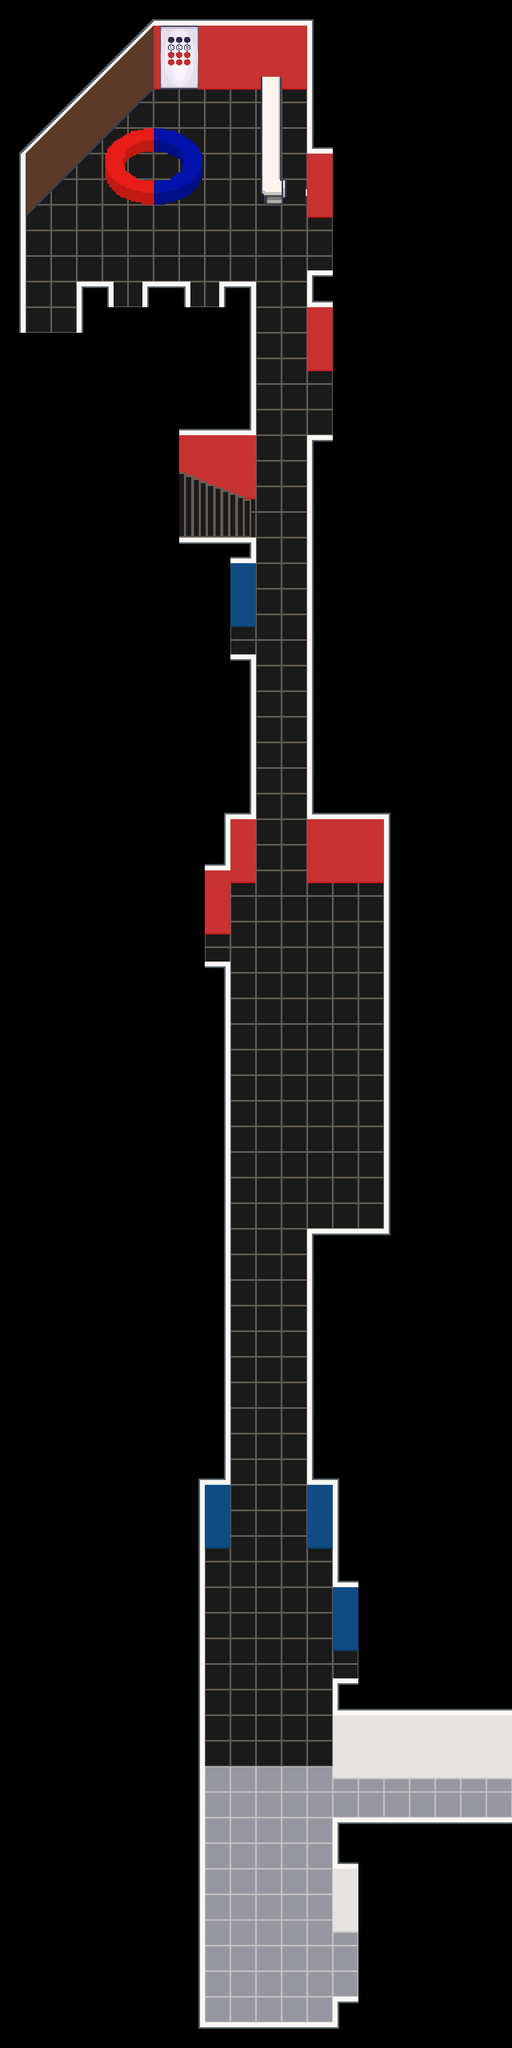

The image is a tile-based game level rendered from a .tmx file. Its description and source (layers, tilesets, objects; grid data summarised) follow:
An orthogonal 20x80 tile map with 64x64 px tiles, 2 tile layers (Floor, Furnishing), 5 tilesets and 50 objects (4x Player, 3x Character).

<map version="1.10" tiledversion="1.11.2" orientation="orthogonal" renderorder="right-down" width="20" height="80" tilewidth="64" tileheight="64" infinite="0" nextlayerid="7" nextobjectid="59">
 <properties>
  <property name="display_name" value="Rooftop Level" />
  <property name="display_title" value="Main Building (R)" />
 </properties>
 <tileset firstgid="1" name="LCB_indoor" tilewidth="64" tileheight="64" tilecount="1550" columns="25">
  <image source="../../graphics/tilesets/indoor.png" width="1600" height="3968" />
 </tileset>
 <tileset firstgid="1551" name="LCB_furnishing" tilewidth="64" tileheight="64" tilecount="1007" columns="19">
  <image source="../../graphics/tilesets/furnishing.png" width="1216" height="3392" />
 </tileset>
 <tileset firstgid="2558" name="LCB_indoor" tilewidth="64" tileheight="64" tilecount="1550" columns="25">
  <image source="../../graphics/tilesets/indoor.png" width="1600" height="3968" />
 </tileset>
 <tileset firstgid="4108" name="LCB_indoor" tilewidth="64" tileheight="64" tilecount="1550" columns="25">
  <image source="../../graphics/tilesets/indoor.png" width="1600" height="3968" />
 </tileset>
 <tileset firstgid="5658" name="LCB_furnishing" tilewidth="64" tileheight="64" tilecount="1007" columns="19">
  <image source="../../graphics/tilesets/furnishing.png" width="1216" height="3392" />
 </tileset>
 <layer id="1" name="Floor" width="20" height="80">
  <data>[1600 cells, 618 non-empty, 48 distinct tile ids]</data>
 </layer>
 <layer id="3" name="Furnishing" width="20" height="80">
  <data>[1600 cells, 33 non-empty, 30 distinct tile ids]</data>
 </layer>
 <objectgroup id="5" name="Entities">
  <object id="2" name="Character" x="863.545" y="4130.45">
   <properties>
    <property name="character_id" value="Najib" />
    <property name="direction" value="left" />
    <property name="graphic" value="najib" />
    <property name="radius" value="200" />
   </properties>
   <point />
  </object>
  <object id="3" name="Character" x="738" y="479">
   <properties>
    <property name="character_id" value="Cortana_r" />
    <property name="direction" value="down" />
    <property name="graphic" value="cortana" />
    <property name="radius" value="0" />
   </properties>
   <point />
  </object>
  <object id="39" name="Player" x="704" y="1280">
   <properties>
    <property name="direction" value="right" />
    <property name="pos" value="main_upperrooftop" />
   </properties>
   <point />
  </object>
  <object id="40" name="Player" x="640" y="2368">
   <properties>
    <property name="direction" value="right" />
    <property name="pos" value="main_rooftop_lab2" />
   </properties>
   <point />
  </object>
  <object id="41" name="Player" x="768" y="4893">
   <properties>
    <property name="direction" value="left" />
    <property name="pos" value="main_rooftop_mockcabin" />
   </properties>
   <point />
  </object>
  <object id="42" name="Player" x="416" y="608.667">
   <properties>
    <property name="direction" value="up" />
    <property name="pos" value="main_3_reception" />
   </properties>
   <point />
  </object>
  <object id="58" name="Character" x="576" y="256">
   <properties>
    <property name="character_id" value="Atticus_r" />
    <property name="direction" value="left" />
    <property name="graphic" value="atticus" />
    <property name="radius" value="0" />
   </properties>
   <point />
  </object>
 </objectgroup>
 <objectgroup id="6" name="Collisions">
  <object id="4" x="256.333" y="-0.666667" width="640.333" height="156" />
  <object id="5" x="767.333" y="-1.33333" width="106" height="475.333" />
  <object id="7" x="648.667" y="146.667" width="66.6667" height="364.667" />
  <object id="9" x="191.5" y="29.5" width="191.5" height="161" />
  <object id="10" x="191" y="127.5" width="128.5" height="128" />
  <object id="11" x="127" y="191.5" width="128" height="130" />
  <object id="12" x="64" y="255.333" width="128" height="128.667" />
  <object id="13" x="-0.333333" y="320.333" width="128" height="128.333" />
  <object id="14" x="-2" y="448.667" width="68" height="447.333" />
  <object id="15" x="191.667" y="660.333" width="93.6667" height="236.333" />
  <object id="16" x="355.167" y="661.333" width="121.667" height="172.333" />
  <object id="17" x="547.833" y="662.5" width="93.6667" height="515" />
  <object id="18" x="321.167" y="979.833" width="253.667" height="172.333" />
  <object id="19" x="320.667" y="1316.83" width="320.167" height="181.833" />
  <object id="20" x="547.667" y="1608.83" width="93.6667" height="526.333" />
  <object id="21" x="483.167" y="2094.33" width="93.6667" height="172.333" />
  <object id="22" x="482.667" y="2382.33" width="93.6667" height="1417.33" />
  <object id="23" x="419.167" y="3729.33" width="93.6667" height="1495.83" />
  <object id="24" x="830.197" y="4510.02" width="519.667" height="253.666" />
  <object id="25" x="830.5" y="4957.83" width="93.6667" height="172.333" />
  <object id="26" x="832.167" y="4175.83" width="522.667" height="202.333" />
  <object id="27" x="831.167" y="3583.83" width="93.6667" height="477.333" />
  <object id="28" x="766.167" y="3030.83" width="322.667" height="770.333" />
  <object id="29" x="958.167" y="1856.83" width="93.6667" height="1279.33" />
  <object id="30" x="766.167" y="1048.99" width="319.667" height="1090.18" />
  <object id="34" x="764.409" y="651.88" width="319.667" height="207.392" />
  <object id="38" x="386.167" y="5006.83" width="576.667" height="172.333" />
  <object id="43" x="1222.5" y="4415.75" width="9.75" height="140.5">
   <properties>
    <property name="collision_type" value="blocked" />
    <property name="fire_exit" value="A fire exit." />
   </properties>
  </object>
  <object id="44" x="1228" y="4291" width="104.5" height="381" />
  <object id="45" x="622.909" y="1536.55" width="4.90909" height="112">
   <properties>
    <property name="collision_type" value="blocked" />
    <property name="office" value="Registrar office." />
   </properties>
  </object>
  <object id="46" x="512.333" y="1473" width="112.333" height="224.667" />
  <object id="47" x="781.333" y="897" width="9.33333" height="202.333">
   <properties>
    <property name="collision_type" value="blocked" />
    <property name="restroom" value="Restrooms." />
   </properties>
  </object>
  <object id="48" x="786.667" y="833.667" width="110" height="319" />
  <object id="49" x="808.75" y="511" width="10.5" height="176.25">
   <properties>
    <property name="collision_type" value="blocked" />
    <property name="office" value="Staff office. Finance and Computing department are here." />
   </properties>
  </object>
  <object id="50" x="814.333" y="448.333" width="112.333" height="302" />
  <object id="51" x="262.75" y="273.5" width="242.5" height="208.5" />
  <object id="55" x="0.333333" y="791.018" width="256" height="94" />
  <object id="56" x="51.8503" y="787.648" width="151.5" height="6">
   <properties>
    <property name="collision_type" value="blocked" />
    <property name="stairs" value="It's the fire escape staircase." />
   </properties>
  </object>
 </objectgroup>
 <objectgroup id="4" name="Transition">
  <object id="31" x="566" y="1153.33" width="9" height="174">
   <properties>
    <property name="pos" value="main_rooftop" />
    <property name="target" value="main_upperrooftop" />
   </properties>
  </object>
  <object id="32" x="560.5" y="2317" width="5.5" height="98.3333">
   <properties>
    <property name="pos" value="main_rooftop" />
    <property name="target" value="main_rooftop_lab2" />
   </properties>
  </object>
  <object id="33" x="840.667" y="4816.67" width="6" height="168.333">
   <properties>
    <property name="pos" value="main_rooftop" />
    <property name="target" value="main_rooftop_mockcabin" />
   </properties>
  </object>
  </objectgroup>
</map>
<!-- 2 of 50 objects omitted -->
